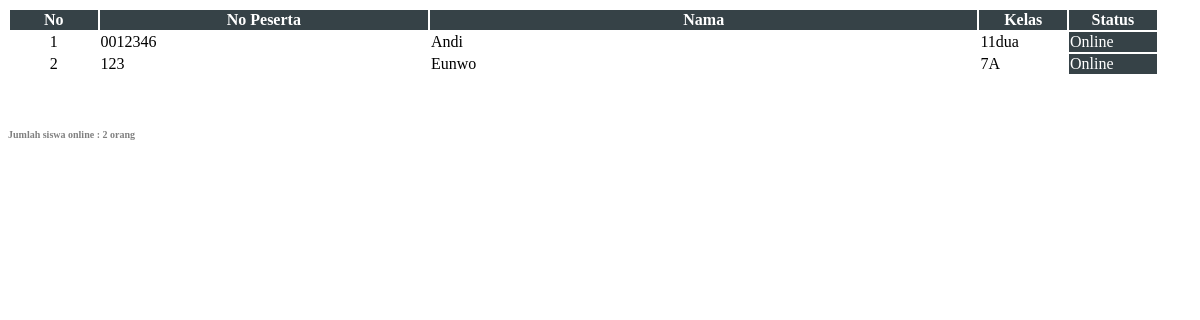
The page /on-admin/dt_online.php (signed in) on the database as committed earlier.
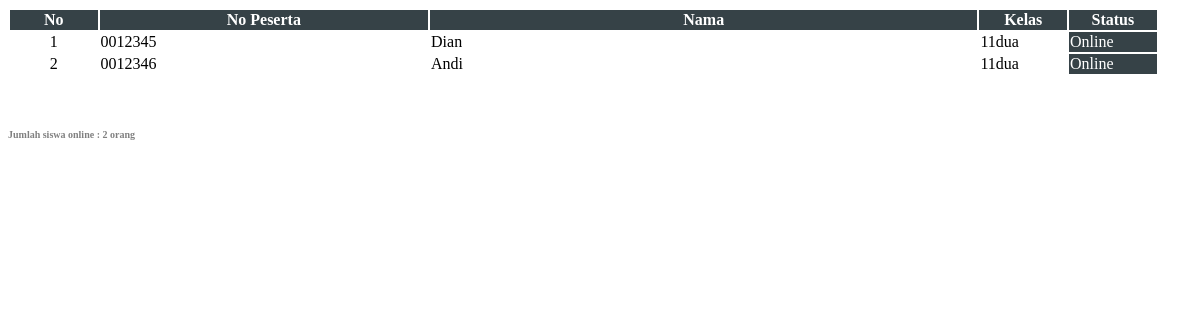
The same page on the database as committed later.
### tables this page shows
CREATE TABLE `siswa` (
  `id` int(10) NOT NULL,
  `nis` varchar(100) NOT NULL,
  `nama` varchar(200) NOT NULL,
  `kelas` text NOT NULL,
  `pass` varchar(255) NOT NULL,
  `Id_User` int(11) NOT NULL DEFAULT '1',
  `Id_Usergroup_User` int(11) NOT NULL DEFAULT '1',
  `foto` varchar(100) DEFAULT NULL,
  `sesi` int(11) NOT NULL,
  `ruang` varchar(30) NOT NULL,
  `statuslogin` varchar(20) NOT NULL DEFAULT '0',
  `online` varchar(20) DEFAULT NULL
);

### on-admin/dt_online.php (the view, shortened to what this page needs)
<?php
include ('../koneksi/koneksi.php');
?>
<table id="dataonline" class="table table-hover table-striped">
<thead>
					<tr>
						<th width="4%">No</th>
						<th width="15%">No Peserta</th>
						<th width="25%">Nama</th>
						<th width="4%">Kelas</th>
						<th width="4%">Status</th>
					</tr>
				</thead>
				<tbody>
<?php
$querydosen = mysqli_query ($konek, "SELECT * FROM siswa WHERE online='1' ORDER by nis ASC");
$z=1;
while ($ar = mysqli_fetch_array ($querydosen)){
    $num_rows = mysqli_num_rows($querydosen);
                                						if ($num_rows > 0)
                                						{
                                						$online=mysqli_num_rows($querydosen);
                                						}
                                						else
                                						{
                                						$online="0";
                                						}
echo "
    <tr>
									<td align=center>$z</td>
									<td>$ar[nis]</td>
									<td>$ar[nama]</td>
									<td>$ar[kelas]</td>
									<td style='background-color:#364247;'><a href='#' style='text-decoration:none;color:white;'><i id='on' class='fa fa-circle' style='color:#90ff00;font-size:10px;'></i> Online</a></td>
								</tr>
";
$z++;
}?>
</tbody>
</table>
<h5 style="color:grey;font-size:10px;">Jumlah siswa online : <?php echo $online ; ?> orang</h5>

Rows that differ between the two databases and show on the page:
removed siswa: nis "123", nama "Eunwo", kelas "7A"
now on this page (row edited): siswa: nis "0012345", nama "Dian", kelas "11dua"
